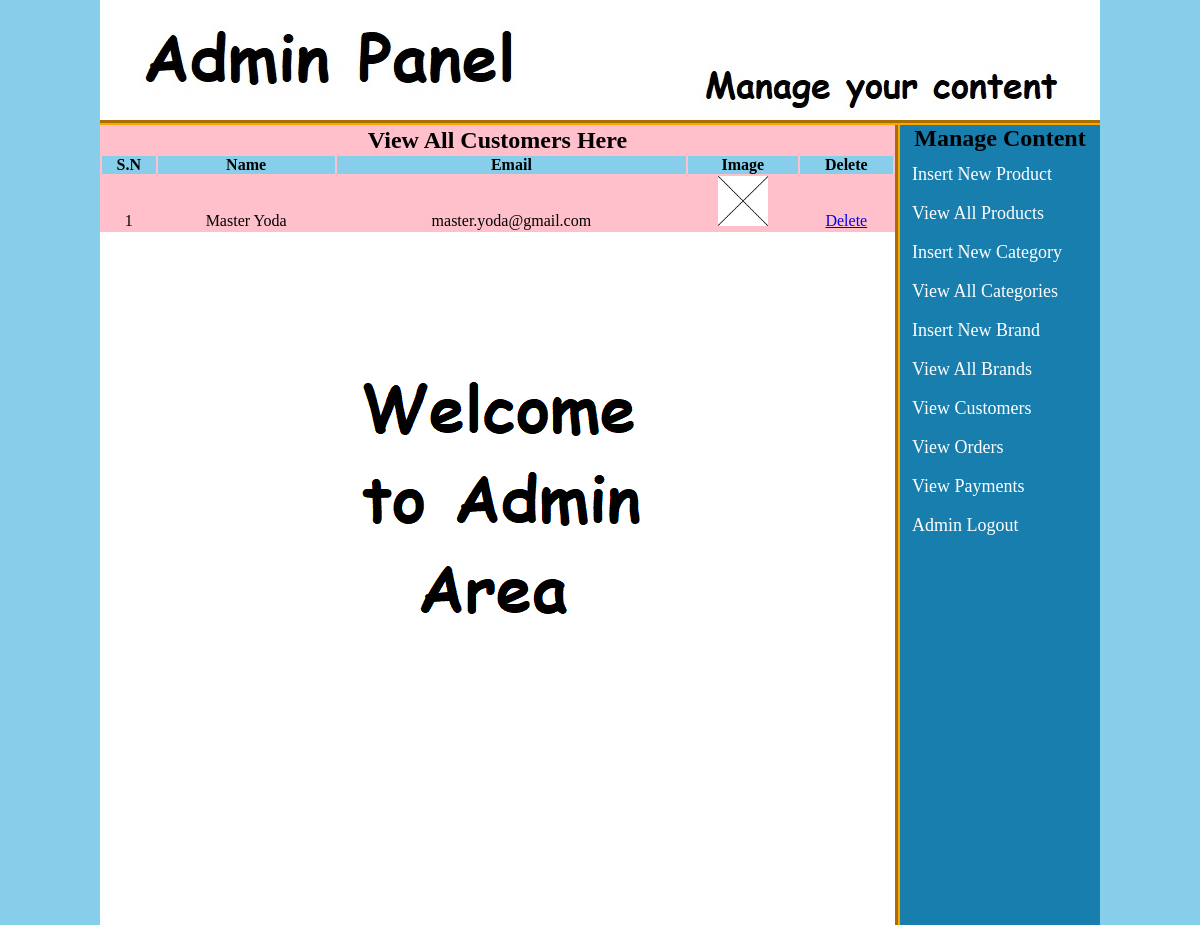
Page /admin_area/index.php?view_customers (signed in) on the committed database.
### tables this page shows
CREATE TABLE IF NOT EXISTS `customers` (
  `customer_id` int(10) NOT NULL AUTO_INCREMENT,
  `customer_ip` varchar(255) NOT NULL,
  `customer_name` text NOT NULL,
  `customer_email` varchar(100) NOT NULL,
  `customer_pass` varchar(100) NOT NULL,
  `customer_country` text NOT NULL,
  `customer_city` text NOT NULL,
  `customer_contact` varchar(255) NOT NULL,
  `customer_address` text NOT NULL,
  `customer_image` text NOT NULL,
  PRIMARY KEY (`customer_id`)
);

### admin_area/view_customers.php (the view)
<table width="795" align="center" bgcolor="pink">
	<tr align="center">
		<td colspan="6"><h2>View All Customers Here</h2></td>
	</tr>
	<tr align="center" bgcolor="skyblue">
		<th>S.N</th>
		<th>Name</th>
		<th>Email</th>
		<th>Image</th>
		<th>Delete</th>
	</tr>
	<?php
	include("includes/db.php");
	$get_c = "select * from customers";
	$run_c = mysqli_query($con, $get_c);
	$i = 0;
	while ($row_c=mysqli_fetch_array($run_c)){
		$c_id = $row_c['customer_id'];
		$c_name = $row_c['customer_name'];
		$c_email = $row_c['customer_email'];
		$c_image = $row_c['customer_image'];
		$i++;
	?>
	<tr align="center">
		<td><?php echo $i;?></td>
		<td><?php echo $c_name;?></td>
		<td><?php echo $c_email;?></td>
		<td><img src="../customer/customer_images/<?php echo $c_image;?>" width="50" height="50"/></td>
		<td><a href="delete_c.php?delete_c=<?php echo $c_id;?>">Delete</a></td>
	</tr>
	<?php } ?>
</table>

### admin_area/styles/style.css (style rules this page uses)
html, body, div, span, applet, object, iframe, h1, h2, h3, h4, h5, h6, p, blockquote, pre, a, abbr, acronym, address, big, cite, code, del, dfn, em, img, ins, kbd, q, s, samp, small, strike, strong, sub, sup, tt, var, b, u, i, center, dl, dt, dd, ol, ul, li, fieldset, form, label, legend, table, caption, tbody, tfoot, thead, tr, th, td, article, aside, canvas, details, embed, figure, figcaption, footer, header, hgroup, menu, nav, output, ruby, section, summary, time, mark, audio, video { margin: 0; padding: 0; border: 0; vertical-align: baseline; }
body { background:skyblue; }

### rows in the picture
customers: customer_name "Master Yoda", customer_email "master.yoda@gmail.com", customer_image (picture)
